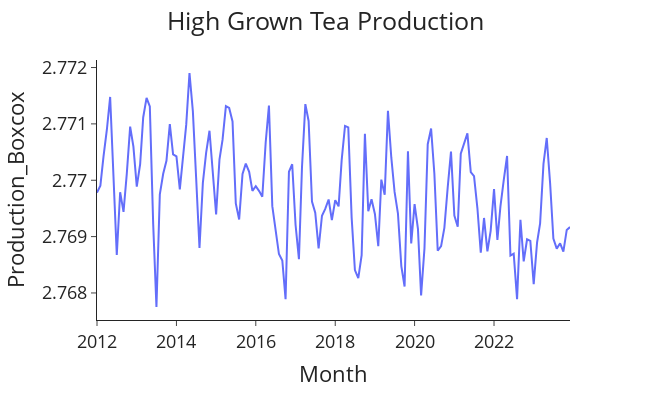

Source (notebook cell):
### Code cell
# Plot the box-cox production data
plot_production_volumes(df=data, y='Production_Boxcox')

### Figure 1 — Plotly figure (JSON) as saved in the notebook; plotly's stock layout.template omitted (floating-point values rounded to 4 significant figures; data arrays with more than 128 entries replaced by an {"elided": "..."} marker saying what was removed)
{"data": [{"hovertemplate": "Month=%{x}<br>Production_Boxcox=%{y}<extra></extra>", "legendgroup": "", "line": {"color": "#636efa", "dash": "solid"}, "marker": {"symbol": "circle"}, "mode": "lines", "name": "", "orientation": "v", "showlegend": false, "type": "scatter", "x": {"elided": "144 str values"}, "xaxis": "x", "y": {"elided": "144 float values"}, "yaxis": "y"}], "layout": {"font": {"size": 18}, "height": 400, "legend": {"tracegroupgap": 0}, "margin": {"t": 60}, "title": {"text": "High Grown Tea Production", "x": 0.5}, "width": 650, "xaxis": {"anchor": "y", "autorange": true, "domain": [0, 1], "range": ["2012-01-01", "2023-12-01"], "title": {"text": "Month"}, "type": "date"}, "yaxis": {"anchor": "x", "autorange": true, "domain": [0, 1], "range": [2.768, 2.772], "title": {"text": "Production_Boxcox"}, "type": "linear"}}}
